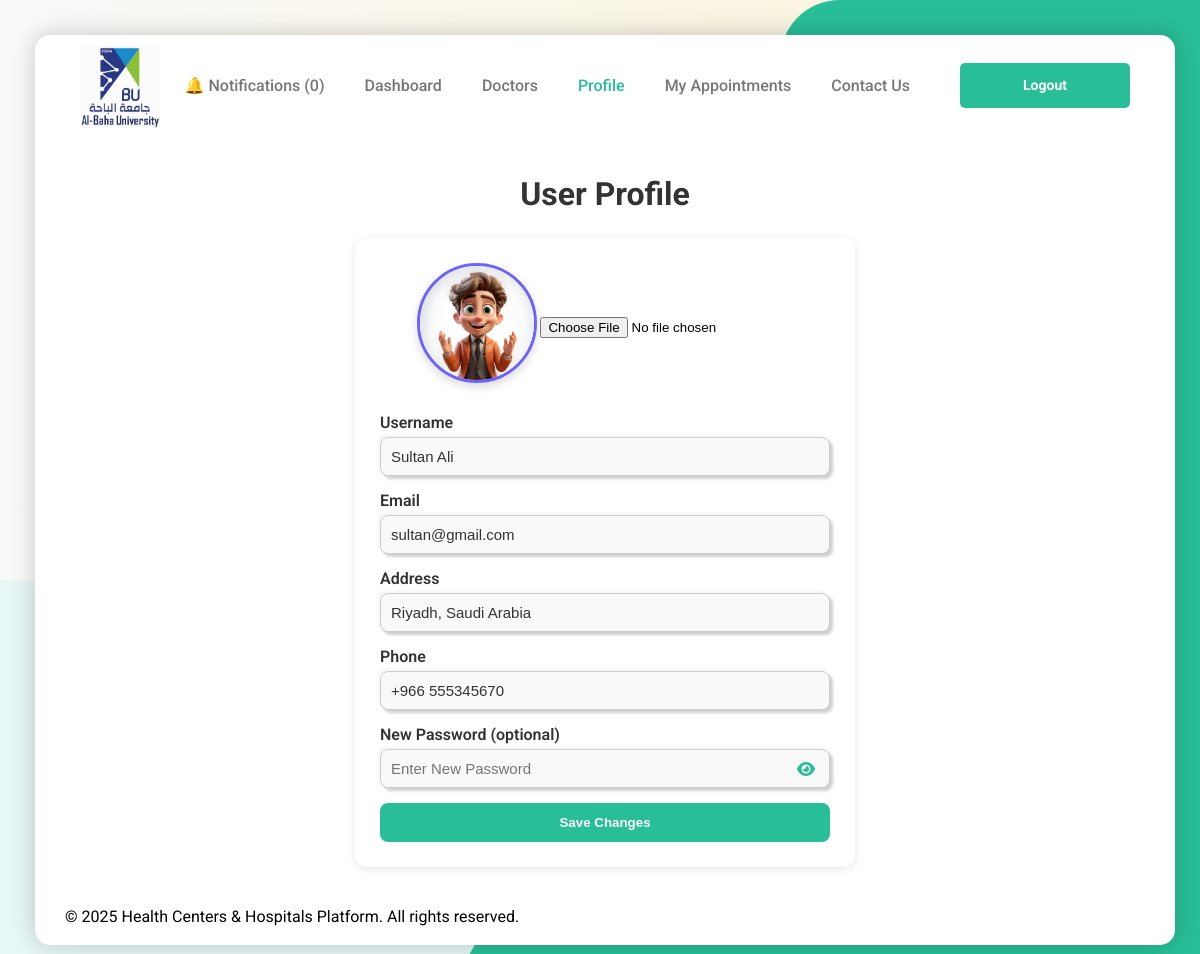
The page /user_profile.php (signed in) on the database its author committed.
### tables this page shows
CREATE TABLE `users` (
  `id` int(11) NOT NULL,
  `username` varchar(100) NOT NULL,
  `email` varchar(100) NOT NULL,
  `password` varchar(255) NOT NULL,
  `address` varchar(255) DEFAULT NULL,
  `phone` varchar(20) DEFAULT NULL,
  `dob` date DEFAULT NULL,
  `gender` enum('Male','Female','Other') DEFAULT 'Other',
  `role` enum('user','doctor','admin','receptionist') DEFAULT 'user',
  `created_at` timestamp NOT NULL DEFAULT current_timestamp(),
  `image` varchar(255) DEFAULT 'img/users/default-user.png'
);

### user_data.php (called while the page is built, shortened)
<?php
require_once __DIR__ . '/config.php';
$user_id = $_SESSION['user_id'];
$stmt = $pdo->prepare("SELECT id, username, email, password, address, phone, image FROM users WHERE id = ?");
$stmt->execute([$user_id]);
$user = $stmt->fetch(PDO::FETCH_ASSOC);
$stmt = $pdo->prepare("SELECT COUNT(*) FROM notifications WHERE user_id = ? AND status = 'unread'");
$stmt->execute([$user_id]);
$notifCount = $stmt->fetchColumn();
?>

### user_profile.php (the view, shortened to what this page needs)
<?php
require 'config/config.php';
require 'config/user_data.php';
?>
<!DOCTYPE html>
<html lang="en">
  <head>
    <link rel="stylesheet" href="https://cdnjs.cloudflare.com/ajax/libs/font-awesome/6.4.0/css/all.min.css" />
    <link rel="stylesheet" href="../css/styles.css" />
  </head>
  <body>
    <div class="home-section">
      <div class="effects"><div class="bg-effect"></div></div>
      <div class="container">
        <header class="header">
          <a href="index.php" class="logo" aria-label="Health Management Logo">
            <img src="../logo/logo.jpg" alt="Health Centers Logo" loading="lazy"/>
          </a>
          <nav class="links" aria-label="Main Navigation">
            <ul class="nav-bar">
              <li><a href="user_notifications.php">🔔 Notifications (<?= $notifCount ?>)</a></li>
              <li><a href="user_dashboard.php">Dashboard</a></li>
              <li><a href="doctors.php">Doctors</a></li>
              <li><a href="user_profile.php" class="active">Profile</a></li>
              <li><a href="user_appointments.php">My Appointments</a></li>
              <li><a href="contact_us.php">Contact Us</a></li>
              <li><a href="logout.php" class="register">Logout</a></li>
            </ul>
          </nav>
        </header>
        <main class="profile-section">
          <h1>User Profile</h1>
          <form method="POST" enctype="multipart/form-data" class="profile-form">
            <div class="profile-image">
              <?php
                $userImagePath = !empty($user['image']) && file_exists('../' . $user['image'])
                  ? '../' . $user['image']
                  : '../img/users/default-user.png';
              ?>
              <img src="<?= htmlspecialchars($userImagePath, ENT_QUOTES, 'UTF-8') ?>" alt="User Image" class="profile-image1">
              <input type="file" name="image" accept="image/*">
            </div>
            <div class="input-box">
              <label>Username</label>
              <input type="text" name="username" value="<?= htmlspecialchars($user['username'], ENT_QUOTES, 'UTF-8') ?>">
            </div>
            <div class="input-box">
              <label>Email</label>
              <input type="email" name="email" value="<?= htmlspecialchars($user['email'], ENT_QUOTES, 'UTF-8') ?>">
            </div>
            <div class="input-box">
              <label>Address</label>
              <input type="text" name="address" value="<?= htmlspecialchars($user['address'], ENT_QUOTES, 'UTF-8') ?>">
            </div>
            <div class="input-box">
              <label>Phone</label>
              <input type="text" name="phone" value="<?= htmlspecialchars($user['phone'], ENT_QUOTES, 'UTF-8') ?>">
            </div>
            <div class="input-box password-box">
              <label>New Password (optional)</label>
              <div class="input-box password-box">
                <input type="password" id="loginPassword" name="password" placeholder="Enter New Password" />
                <span onclick="togglePassword('loginPassword', this)">
                  <i class="fa-solid fa-eye"></i>
                </span>
              </div>
            </div>
            <button type="submit" name="update" class="btn-update">Save Changes</button>
          </form>
        </main>
        <footer>
          <p>&copy; <time datetime="2025">2025</time> Health Centers & Hospitals Platform. All rights reserved.</p>
          <p>&nbsp;</p>
        </footer>
      </div>
    </div>
  </body>
</html>

### rows shown on the page
users: username "Sultan Ali", email "sultan@gmail.com", address "Riyadh, Saudi Arabia", phone "+966 555345670"

### other values the page prints
$notifCount "0"
